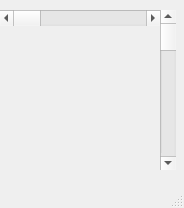
<?xml version="1.0" encoding="UTF-8"?>
<ui version="4.0">
 <class>MainWindow</class>
 <widget class="QMainWindow" name="MainWindow">
  <property name="geometry">
   <rect>
    <x>0</x>
    <y>0</y>
    <width>184</width>
    <height>208</height>
   </rect>
  </property>
  <property name="windowTitle">
   <string>MainWindow</string>
  </property>
  <widget class="QWidget" name="centralwidget">
   <widget class="QScrollBar" name="horizontalScrollBar">
    <property name="geometry">
     <rect>
      <x>0</x>
      <y>10</y>
      <width>160</width>
      <height>16</height>
     </rect>
    </property>
    <property name="orientation">
     <enum>Qt::Horizontal</enum>
    </property>
   </widget>
   <widget class="QScrollBar" name="verticalScrollBar">
    <property name="geometry">
     <rect>
      <x>160</x>
      <y>10</y>
      <width>16</width>
      <height>160</height>
     </rect>
    </property>
    <property name="orientation">
     <enum>Qt::Vertical</enum>
    </property>
   </widget>
  </widget>
  <widget class="QMenuBar" name="menubar">
   <property name="geometry">
    <rect>
     <x>0</x>
     <y>0</y>
     <width>184</width>
     <height>21</height>
    </rect>
   </property>
  </widget>
  <widget class="QStatusBar" name="statusbar"/>
 </widget>
 <resources/>
 <connections/>
</ui>
